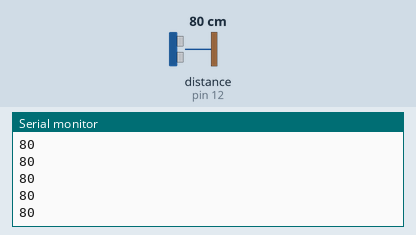
This sketch was run on a simulated Arduino Uno, built with avr-gcc and run on an emulated ATmega328P. On the bench: the last lines printed to the serial monitor. Wiring (inferred from the names in the program): ultrasonic range finder: trigger pin 13; echo pin 12. The inputs (shaded band) are chosen by the test bench; at power-on: distance to the obstacle (sensor on pin 12) 80 cm. The echo pulse lasts 58.3 µs per cm.

Above: at 1.2 s.
1.3 s: distance to the obstacle (sensor on pin 12) set to 2 cm
At 1.48 s:
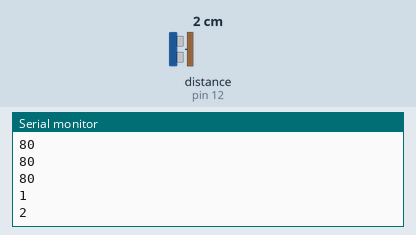
2.8 s: distance to the obstacle (sensor on pin 12) set to 4 cm
At 2.89 s:
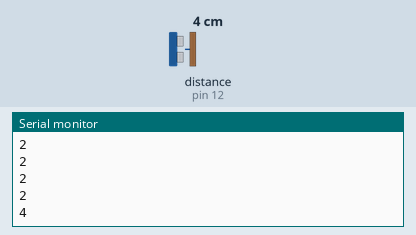
Timing chart, 0 to 5.8 s (numbered marks = the images above; inputs shaded):
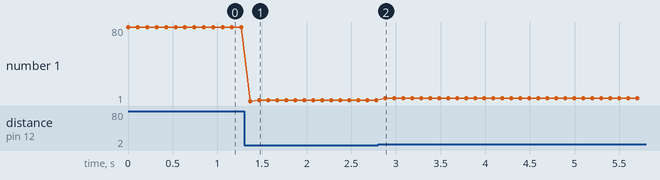

Measured:
- after the input at 1.3 s, the serial monitor: prints a new line after 0.07 s (image 1)
- after the input at 2.8 s, the serial monitor: prints a new line after 0.08 s (image 2)
- plotted number 1: 80 → 2 after the input at 1.3 s, 2 → 4 after the input at 2.8 s

The sketch:

_4_Anschluss_Sensor.ino
```cpp
int pingPin = 13;
int inPin = 12;
void setup() {
Serial.begin(9600);
}
void loop()
{
long duration, inches, cm;
pinMode(pingPin, OUTPUT);
digitalWrite(pingPin, LOW);
delayMicroseconds(2);
digitalWrite(pingPin, HIGH);
delayMicroseconds(10);
digitalWrite(pingPin, LOW);
pinMode(inPin, INPUT);
duration = pulseIn(inPin, HIGH);
inches = microsecondsToInches(duration);
cm = microsecondsToCentimeters(duration);

Serial.println(cm, DEC);
delay(100);
}
long microsecondsToInches(long microseconds)
{
return microseconds / 74 / 2;
}
long microsecondsToCentimeters(long microseconds)
{
return microseconds / 29 / 2;
}
```
